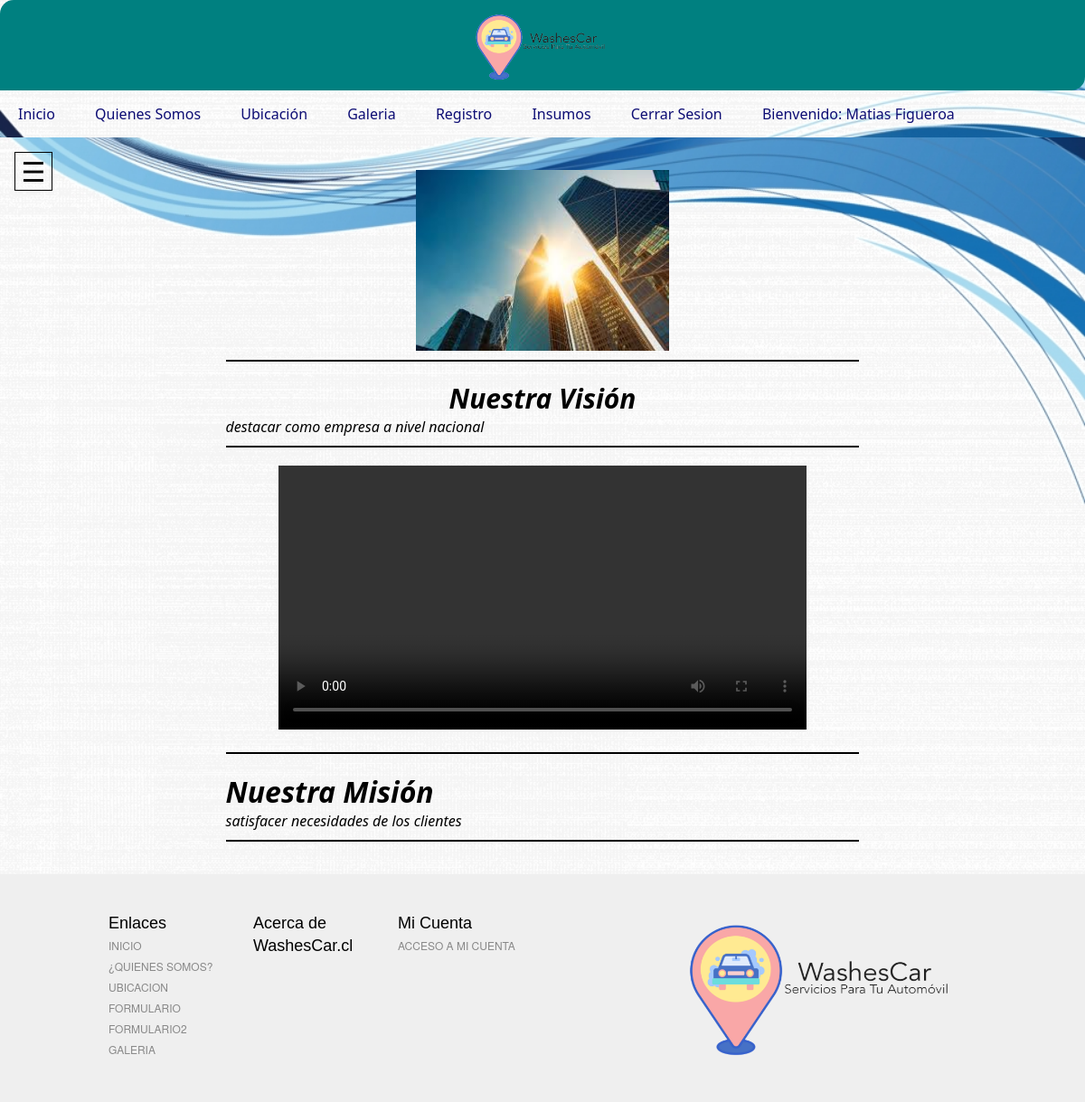
Page /quienesSomos/ (signed in) on the committed database.
### washescar/models.py (models this page shows, shortened)
class MisionVision(models.Model):
    id = models.CharField(max_length=15,primary_key=True)
    mision = models.TextField()
    vision = models.TextField()

### washescar/views.py (the view)
# urls.py: path('quienesSomos/',quienesSomos,name='QUIENES'),
def quienesSomos(request):
    mv=MisionVision.objects.all()
    return render(request,'web/quienesSomos.html',{'mv':mv})

### washescar/templates/web/quienesSomos.html (shortened to what this page needs)
 {% extends "web/plantilla.html" %}
  {% load static %}
   {% block estilos %}
       <link rel="stylesheet" href="{% static 'css/quienesSomos.css' %}">
   {% endblock estilos %}
   {%  block contenido %}
       <div id="contenido">
        <span id="abrir" class="abrir-cerrar" href="javascript:void(0)" onclick="mostrar()">&#9776;</span><span id="cerrar" class="abrir-cerrar" href="#" onclick="ocultar()">&#9776;</span>
        <section id="somos">
        {% for item in mv  %}
           <div id="nuestraVision">
               <img src="{% static 'img/sol.jpg' %}" class="logoContenido" alt="" height="400" width="600">
               <p>
                   <i>
                     <h1>Nuestra Visión</h1>
                      {{item.vision}}
                   <br>
                   </i>
                </p>
            </div>
           <section class="video">
              <video src="{% static 'video/WashesCar.mp4' %}" controls ></video>
            </section>
        </section>
            <div id="nuestraMision">
              <p>
                <i>
                <h1>Nuestra Misión</h1>
                  {{item.mision}}
                  <br>
                </i>
              </p>
            </div>
        {% endfor %}
      </div>
   {% endblock contenido %}

### washescar/templates/web/plantilla.html (shortened to what this page needs)
<!DOCTYPE html>
<html lang="es">
<head>
  {% load static %}
    <link rel="stylesheet" href="{% static 'css/main.css' %}">
    {% block estilos %}
    {% endblock estilos %}
</head>
<body background="{% static 'img/fondopag.jpg' %}">
    <header>
      <img id="logoH" src="{% static 'img/washesLogo.png' %}" width="42" height="42" >
    </header>
    <nav>
        <ol class="menu">
              <li><a href="{% url 'IND' %}">Inicio</a></li>
              <li><a href="{% url 'QUIENES' %}">Quienes Somos</a></li>
              <li><a href="{% url 'UBI' %}">Ubicación</a></li>
              <li><a href="{% url 'GAL' %}">Galeria</a></li>
               <li><a href="{% url 'FOR' %}">Registro</a></li>
              {% if user.is_authenticated %}
                <li><a href="{% url 'FORDOS' %}">Insumos</a></li>
                <li> <a href="{% url 'SALIR' %}">Cerrar Sesion</a></li>
                <li> <a href="">Bienvenido: {{user.first_name}} {{user.last_name}}</a> </li>
              {% else %}
                <li><a href="{% url 'LOG' %}">Iniciar Sesion</a></li>
              {% endif %}
        </ol>
    </nav>
        {% block contenido %}
        {% endblock contenido %}
            <footer>
                <div class="footer-gray">
                  <div class="footer-custom">
                    <div class="footer-lists">
                      <div class="footer-list-wrap">
                        <h6 class="ftr-hdr">Enlaces</h6>
                        <ul class="ftr-links-sub">
                        <li><a href="{% url 'IND' %}" rel="nofollow">Inicio</a></li>
                          <li><a href="quienes_somos.html" rel="nofollow">¿Quienes Somos?</a></li>
                          <li><a href="ubicacion.html" rel="nofollow">Ubicacion</a></li>
                          <li><a href="formulario.html" rel="nofollow">Formulario</a></li>
                          <li><a href="formulario2.html">Formulario2</a></li>
                          <li><a href="galeria.html" rel="nofollow">Galeria</a></li>
                        </ul>
                      </div>
                      <div class="footer-list-wrap">
                        <h6 class="ftr-hdr">Acerca de  WashesCar.cl</h6>
                      </div>
                      <div class="footer-list-wrap">
                        <h6 class="ftr-hdr">Mi Cuenta</h6>
                        <ul class="ftr-links-sub">
                          <art:content rule="!loggedin">
                            <li class="ftr-Login"><span class="link login-trigger">Acceso a Mi Cuenta</span></li>
                          </art:content>
                        </ul>
                      </div>
                    </div>
                    <div>
                       <img src="{% static 'img/washesLogo.png' %}" width="300" height="200" alt="">
                    </div>
                  </div>
                </div>
              </footer>
</body>
</html>

### washescar/static/css/main.css (style rules this page uses)
body { font-family: 'Segoe UI', Tahoma, Geneva, Verdana, sans-serif; font-size: 100%; background-attachment: fixed; min-height: 100%; min-width: 100%; background-size: cover; }
header { background-color: teal; height: 100px; width: 100%; border-radius: 15px 0px 15px 0px; background-attachment: fixed; }
#logoH { display: flex; width: 150px; height: 100px; margin-left: auto; margin-right: auto; }
nav { margin: 0%; }
.menu { background: url("imagenes/fondopag.jpg"); width: auto; color: rgb(14, 119, 5); margin-top: 5px auto; min-height: 100%; min-width: 100%; background-size: cover; }
.menu >li { position: relative; display: inline-block; }
.menu >li >a { display: block; padding: 15px 20px; color: rgb(13, 13, 116); text-decoration: none; }
#contenido { transition: all 500ms linear; padding: 1rem; }
.abrir-cerrar { display: block; width: 40px; text-align: center; font-size: 30px; border: 1px solid #000; position: fixed; cursor: pointer; }
footer { transition: all 500ms linear; }
.footer-gray { background-color: #EFEFEF; width: 100%; }
.footer-custom { color: #888; font: normal normal 12px/1.4 "HelveticaNeue-Light", "Helvetica Neue Light", "Helvetica Neue", Helvetica, Arial, "Lucida Grande", sans-serif; max-width: 1008px; box-sizing: border-box; margin: 0 auto; padding: 24px; }
.footer-custom:after { display: table; clear: both; content: ""; }
.footer-lists:after { display: table; clear: both; content: ""; }
.ftr-hdr { color: #000; font: 22px/1.4 'BebasNeueRegular', BebasNeue, 'Bebas Neue', Arial, sans-serif; margin: 1em 0 0; }
@media only screen and (min-width: 768px) { .ftr-hdr { font-size: 18px; } }
.footer-list-wrap { width: 50%; float: left; box-sizing: border-box; }
@media only screen and (min-width: 568px) { .footer-list-wrap { width: 33.3333%; } }
@media only screen and (min-width: 768px) { .footer-list-wrap { width: 25%; } }
.ftr-links-sub { padding: 0; margin: 0; }
.ftr-links-sub:after { display: table; clear: both; content: ""; }
.ftr-links-sub li { display: block; list-style-type: none; margin: 0; padding: 3px 0; color: #888; font: normal normal 12px "HelveticaNeue-Light", "Helvetica Neue Light", "Helvetica Neue", Helvetica, Arial, "Lucida Grande", sans-serif; text-transform: uppercase; }
.footer-custom a, .footer-custom a:link, .footer-custom a:visited, .ftr-links-sub li .link { text-decoration: none; color: #888; padding: 5px 0; display: block; }
@media only screen and (min-width: 768px) { .footer-custom a, .footer-custom a:link, .footer-custom a:visited, .ftr-links-sub li .link { padding: 0; } }
@media only screen and (min-width: 768px) { .footer-lists { width: 100%; } }
@media only screen and (min-width: 1008px) { .footer-lists { width: 66.6666%; float: left; } }

### rows in the picture
MisionVision: vision "destacar como empresa a nivel nacional", mision "satisfacer necesidades de los clientes"

### other values in the picture
{{ user.first_name }} "Matias"
{{ user.last_name }} "Figueroa"
